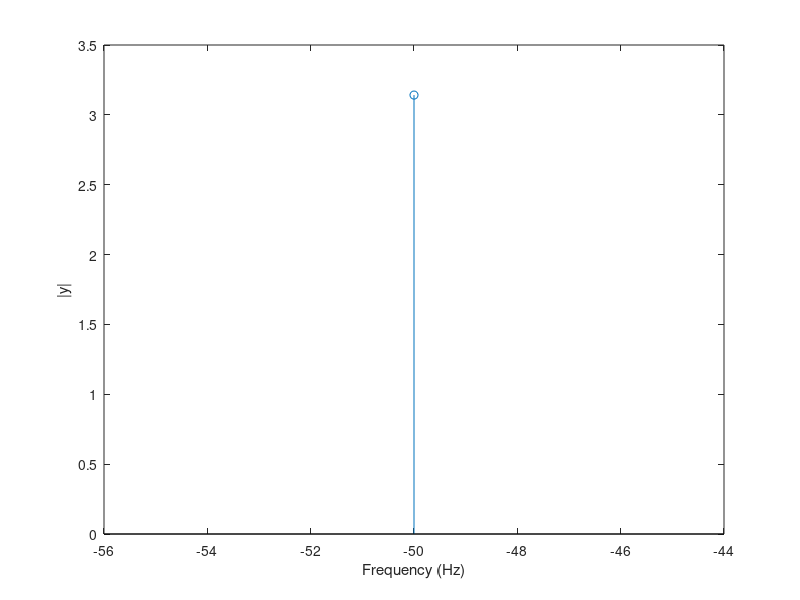
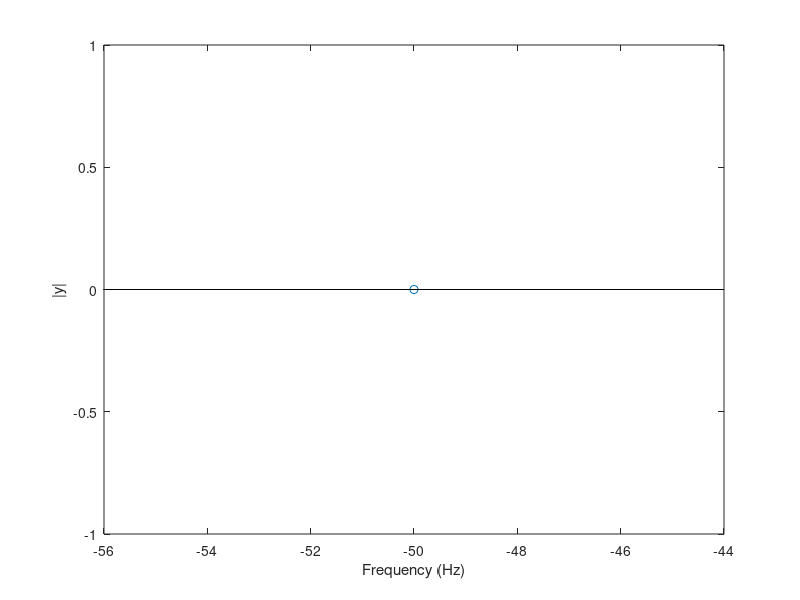

Reproduce these figures in MATLAB, in order.



fs = 100;
t = 0:1/fs:1-1/fs;
x = pi;


a=fft(x);
%andaze
R=abs(a);
%phase
Theta=angle(a);


ly = length(a);
f = (-ly/2:ly/2-1)/ly*fs;

figure
stem(f,abs(fftshift(x)))
xlabel 'Frequency (Hz)'
ylabel '|y|'

figure
stem(f,angle(fftshift(x)))
xlabel 'Frequency (Hz)'
ylabel '|y|'



